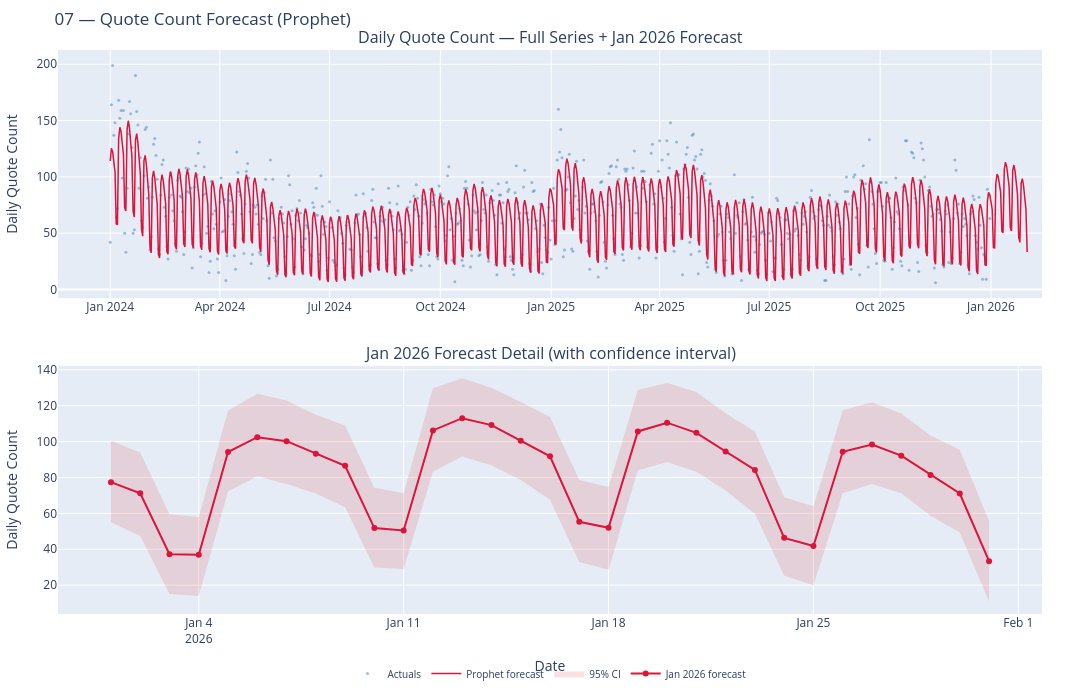

The cell this chart's notebook holds for it:
### Code cell
# ── Cell 5: Plot — forecast vs actuals ───────────────────────────────────
jan_forecast = forecast_quotes[forecast_quotes["ds"] >= "2026-01-01"].copy()
jan_forecast["ds"] = pd.to_datetime(jan_forecast["ds"])

fig = make_subplots(
    rows=2, cols=1,
    subplot_titles=[
        "Daily Quote Count — Full Series + Jan 2026 Forecast",
        "Jan 2026 Forecast Detail (with confidence interval)"
    ],
    vertical_spacing=0.12
)

# Full series
fig.add_trace(go.Scatter(
    x=df_prophet["ds"], y=df_prophet["y"],
    mode="markers", marker=dict(size=3, color="steelblue", opacity=0.5),
    name="Actuals"
), row=1, col=1)

fig.add_trace(go.Scatter(
    x=forecast_quotes["ds"], y=forecast_quotes["yhat"],
    mode="lines", line=dict(color="crimson", width=1.5),
    name="Prophet forecast"
), row=1, col=1)

# Jan 2026 detail
fig.add_trace(go.Scatter(
    x=jan_forecast["ds"].tolist() + jan_forecast["ds"].tolist()[::-1],
    y=jan_forecast["yhat_upper"].tolist() + jan_forecast["yhat_lower"].tolist()[::-1],
    fill="toself", fillcolor="rgba(220,50,50,0.15)",
    line=dict(color="rgba(255,255,255,0)"),
    name="95% CI", showlegend=True
), row=2, col=1)

fig.add_trace(go.Scatter(
    x=jan_forecast["ds"], y=jan_forecast["yhat"],
    mode="lines+markers", line=dict(color="crimson", width=2),
    marker=dict(size=6), name="Jan 2026 forecast"
), row=2, col=1)

if len(actuals_jan) > 0:
    fig.add_trace(go.Scatter(
        x=actuals_jan["ds"], y=actuals_jan["y"],
        mode="markers", marker=dict(size=8, color="steelblue", symbol="circle"),
        name="Jan 2026 actuals"
    ), row=2, col=1)

fig.update_layout(
    width=1200, height=700,
    title="07 — Quote Count Forecast (Prophet)",
    legend=dict(orientation="h", x=0.5, xanchor="center", y=-0.08, font=dict(size=10)),
    margin=dict(l=50, r=50, t=50, b=50)
)
fig.update_yaxes(title_text="Daily Quote Count", row=1, col=1)
fig.update_yaxes(title_text="Daily Quote Count", row=2, col=1)
fig.update_xaxes(title_text="Date", row=2, col=1)

fig.show()
fig.write_html("./07_quotes_forecast.html")
print("Saved → ./07_quotes_forecast.html")

### Figure 1 — Plotly figure (JSON) as saved in the notebook; plotly's stock layout.template omitted (floating-point values rounded to 4 significant figures; data arrays with more than 128 entries replaced by an {"elided": "..."} marker saying what was removed)
{"data": [{"marker": {"color": "steelblue", "opacity": 0.5, "size": 3}, "mode": "markers", "name": "Actuals", "type": "scatter", "x": {"elided": "731 str values"}, "xaxis": "x", "y": {"elided": "731 int values"}, "yaxis": "y"}, {"line": {"color": "crimson", "width": 1.5}, "mode": "lines", "name": "Prophet forecast", "type": "scatter", "x": {"elided": "762 str values"}, "xaxis": "x", "y": {"elided": "762 float values"}, "yaxis": "y"}, {"fill": "toself", "fillcolor": "rgba(220,50,50,0.15)", "line": {"color": "rgba(255,255,255,0)"}, "name": "95% CI", "showlegend": true, "type": "scatter", "x": ["2026-01-01T00:00:00", "2026-01-02T00:00:00", "2026-01-03T00:00:00", "2026-01-04T00:00:00", "2026-01-05T00:00:00", "2026-01-06T00:00:00", "2026-01-07T00:00:00", "2026-01-08T00:00:00", "2026-01-09T00:00:00", "2026-01-10T00:00:00", "2026-01-11T00:00:00", "2026-01-12T00:00:00", "2026-01-13T00:00:00", "2026-01-14T00:00:00", "2026-01-15T00:00:00", "2026-01-16T00:00:00", "2026-01-17T00:00:00", "2026-01-18T00:00:00", "2026-01-19T00:00:00", "2026-01-20T00:00:00", "2026-01-21T00:00:00", "2026-01-22T00:00:00", "2026-01-23T00:00:00", "2026-01-24T00:00:00", "2026-01-25T00:00:00", "2026-01-26T00:00:00", "2026-01-27T00:00:00", "2026-01-28T00:00:00", "2026-01-29T00:00:00", "2026-01-30T00:00:00", "2026-01-31T00:00:00", "2026-01-31T00:00:00", "2026-01-30T00:00:00", "2026-01-29T00:00:00", "2026-01-28T00:00:00", "2026-01-27T00:00:00", "2026-01-26T00:00:00", "2026-01-25T00:00:00", "2026-01-24T00:00:00", "2026-01-23T00:00:00", "2026-01-22T00:00:00", "2026-01-21T00:00:00", "2026-01-20T00:00:00", "2026-01-19T00:00:00", "2026-01-18T00:00:00", "2026-01-17T00:00:00", "2026-01-16T00:00:00", "2026-01-15T00:00:00", "2026-01-14T00:00:00", "2026-01-13T00:00:00", "2026-01-12T00:00:00", "2026-01-11T00:00:00", "2026-01-10T00:00:00", "2026-01-09T00:00:00", "2026-01-08T00:00:00", "2026-01-07T00:00:00", "2026-01-06T00:00:00", "2026-01-05T00:00:00", "2026-01-04T00:00:00", "2026-01-03T00:00:00", "2026-01-02T00:00:00", "2026-01-01T00:00:00"], "xaxis": "x2", "y": [100.4, 93.95, 59.45, 57.98, 117.3, 126.7, 122.9, 115.0, 109.0, 74.3, 71.16, 129.8, 135.3, 130.0, 122.0, 113.7, 78.57, 74.73, 128.8, 132.7, 127.7, 115.8, 105.7, 68.94, 63.94, 117.5, 121.9, 115.6, 103.4, 95.43, 55.66, 10.84, 49.39, 58.73, 71.15, 76.4, 71.21, 19.94, 25.39, 59.81, 72.81, 83.21, 88.66, 83.91, 28.65, 32.95, 67.6, 78.59, 86.68, 91.69, 83.26, 29.01, 29.86, 63.48, 71.08, 76.44, 80.63, 72.19, 14.01, 15.1, 47.38, 55.08], "yaxis": "y2"}, {"line": {"color": "crimson", "width": 2}, "marker": {"size": 6}, "mode": "lines+markers", "name": "Jan 2026 forecast", "type": "scatter", "x": ["2026-01-01T00:00:00.000", "2026-01-02T00:00:00.000", "2026-01-03T00:00:00.000", "2026-01-04T00:00:00.000", "2026-01-05T00:00:00.000", "2026-01-06T00:00:00.000", "2026-01-07T00:00:00.000", "2026-01-08T00:00:00.000", "2026-01-09T00:00:00.000", "2026-01-10T00:00:00.000", "2026-01-11T00:00:00.000", "2026-01-12T00:00:00.000", "2026-01-13T00:00:00.000", "2026-01-14T00:00:00.000", "2026-01-15T00:00:00.000", "2026-01-16T00:00:00.000", "2026-01-17T00:00:00.000", "2026-01-18T00:00:00.000", "2026-01-19T00:00:00.000", "2026-01-20T00:00:00.000", "2026-01-21T00:00:00.000", "2026-01-22T00:00:00.000", "2026-01-23T00:00:00.000", "2026-01-24T00:00:00.000", "2026-01-25T00:00:00.000", "2026-01-26T00:00:00.000", "2026-01-27T00:00:00.000", "2026-01-28T00:00:00.000", "2026-01-29T00:00:00.000", "2026-01-30T00:00:00.000", "2026-01-31T00:00:00.000"], "xaxis": "x2", "y": [77.41, 71.19, 37.26, 36.97, 94.17, 102.5, 100.3, 93.29, 86.49, 51.81, 50.46, 106.2, 113.0, 109.2, 100.5, 91.82, 55.29, 51.97, 105.7, 110.5, 104.9, 94.45, 84.23, 46.36, 41.82, 94.36, 98.41, 92.17, 81.41, 71.09, 33.39], "yaxis": "y2"}], "layout": {"annotations": [{"font": {"size": 16}, "showarrow": false, "text": "Daily Quote Count — Full Series + Jan 2026 Forecast", "x": 0.5, "xanchor": "center", "xref": "paper", "y": 1, "yanchor": "bottom", "yref": "paper"}, {"font": {"size": 16}, "showarrow": false, "text": "Jan 2026 Forecast Detail (with confidence interval)", "x": 0.5, "xanchor": "center", "xref": "paper", "y": 0.44, "yanchor": "bottom", "yref": "paper"}], "height": 700, "legend": {"font": {"size": 10}, "orientation": "h", "x": 0.5, "xanchor": "center", "y": -0.08}, "margin": {"b": 50, "l": 50, "r": 50, "t": 50}, "title": {"text": "07 — Quote Count Forecast (Prophet)"}, "width": 1200, "xaxis": {"anchor": "y", "domain": [0, 1]}, "xaxis2": {"anchor": "y2", "domain": [0, 1], "title": {"text": "Date"}}, "yaxis": {"anchor": "x", "domain": [0.56, 1], "title": {"text": "Daily Quote Count"}}, "yaxis2": {"anchor": "x2", "domain": [0, 0.44], "title": {"text": "Daily Quote Count"}}}}
